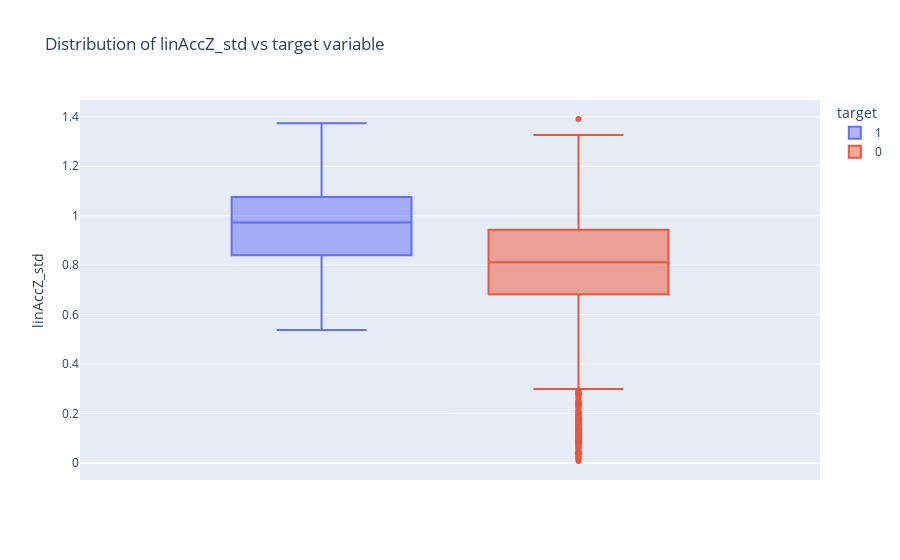

The cell this chart's notebook holds for it:
### Code cell
fig = px.box(data_custom, y="linAccZ_std", color="target",title = 'Distribution of linAccZ_std vs target variable')
fig.update_traces(quartilemethod="exclusive") 
fig.show()

### Figure 1 — Plotly figure (JSON) as saved in the notebook; plotly's stock layout.template omitted (floating-point values rounded to 4 significant figures; data arrays with more than 128 entries replaced by an {"elided": "..."} marker saying what was removed)
{"data": [{"alignmentgroup": "True", "hovertemplate": "target=1<br>linAccZ_std=%{y}<extra></extra>", "legendgroup": "1", "marker": {"color": "#636efa"}, "name": "1", "notched": false, "offsetgroup": "1", "orientation": "v", "quartilemethod": "exclusive", "showlegend": true, "type": "box", "x0": " ", "xaxis": "x", "y": {"elided": "337 float values"}, "y0": " ", "yaxis": "y"}, {"alignmentgroup": "True", "hovertemplate": "target=0<br>linAccZ_std=%{y}<extra></extra>", "legendgroup": "0", "marker": {"color": "#EF553B"}, "name": "0", "notched": false, "offsetgroup": "0", "orientation": "v", "quartilemethod": "exclusive", "showlegend": true, "type": "box", "x0": " ", "xaxis": "x", "y": {"elided": "5645 float values"}, "y0": " ", "yaxis": "y"}], "layout": {"boxmode": "group", "legend": {"title": {"text": "target"}, "tracegroupgap": 0}, "title": {"text": "Distribution of linAccZ_std vs target variable"}, "xaxis": {"anchor": "y", "domain": [0, 1]}, "yaxis": {"anchor": "x", "domain": [0, 1], "title": {"text": "linAccZ_std"}}}}
